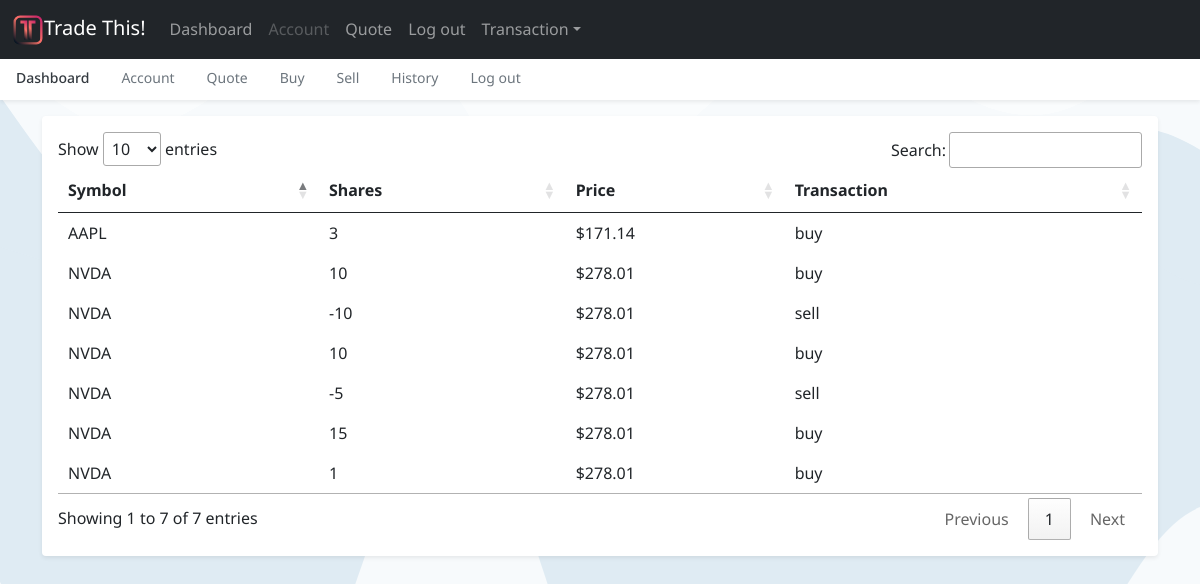
/history (signed in), run on an earlier commit of the app's database.
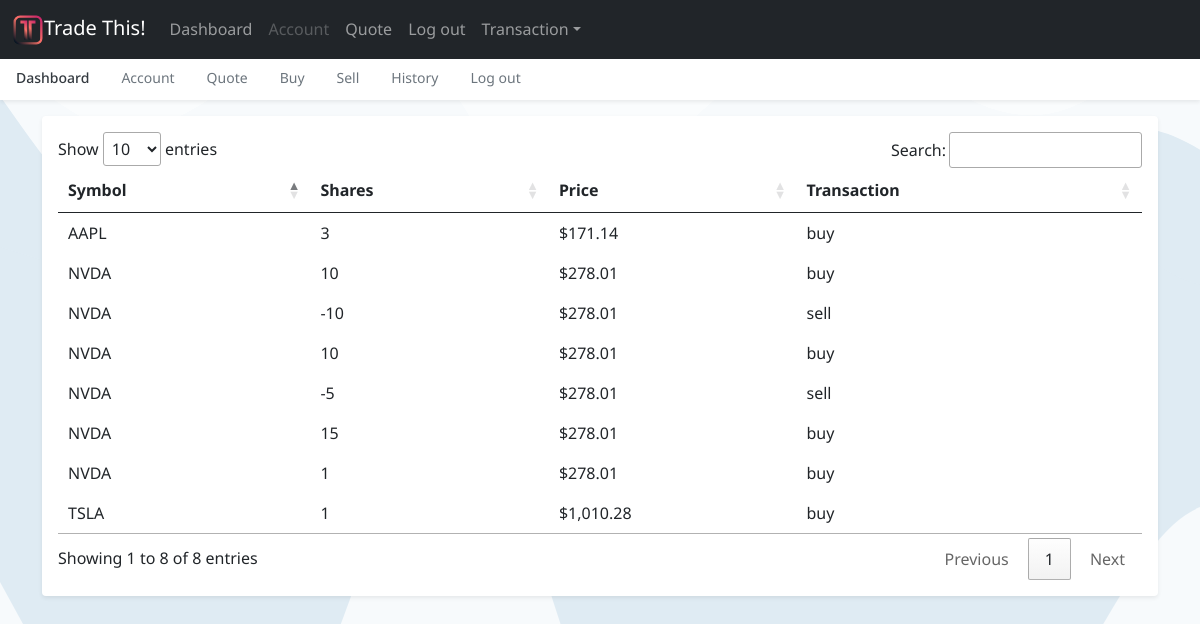
And on a later commit of the database.
### tables this page shows
CREATE TABLE 'user_stocks' ('user_id' integer, 'symbol' text, 'shares' integer, 'price' numeric, 'operation' text);

### app.py (the view)
@app.route("/history")
@login_required
def history():
    user_stocks = db.execute("SELECT * FROM user_stocks WHERE user_id = ?", session["user_id"])
    return render_template("history.html", user_stocks=user_stocks)

### app.py (called while the page is built)
@app.after_request
def after_request(response):
    response.headers["Cache-Control"] = "no-cache, no-store, must-revalidate"
    response.headers["Expires"] = 0
    response.headers["Pragma"] = "no-cache"
    return response

### helpers.py (called while the page is built)
def login_required(f):
    @wraps(f)
    def decorated_function(*args, **kwargs):
        if session.get("user_id") is None:
            return redirect("/login")
        return f(*args, **kwargs)
    return decorated_function

def usd(value):
    return f"${value:,.2f}"

### templates/history.html (shortened to what this page needs)
{% extends "layout.html" %}
{% block headscript %}
    <link rel="stylesheet" type="text/css" href="https://cdn.datatables.net/1.11.3/css/jquery.dataTables.css">
{% endblock %}
{% block main %}
  <div class="acrylic shadow my-3 p-3 bg-body rounded shadow-sm">
    <table id="data" class="table table-borderless table-responsive">
      <thead>
        <tr>
            <th scope="col">Symbol</th>
            <th scope="col">Shares</th>
            <th scope="col">Price</th>
            <th scope="col">Transaction</th>
        </tr>
      </thead>
          <tbody>
              {% for stock in user_stocks %}
              <tr>
                  <td>
                      {{ stock.symbol }}
                  </td>
                  <td>
                      {{ stock.shares }}
                  </td>
                  <td>
                      {{ stock.price | usd }}
                  </td>
                  <td>
                      {{ stock.operation }}
                  </td>
              </tr>
              {% endfor %}
          </tbody>
    </table>
  </div>
{% endblock %}

### templates/layout.html (shortened to what this page needs)
<!doctype html>
<html lang="en">
  <head>
    <link href="https://cdn.jsdelivr.net/npm/bootstrap@5.0.2/dist/css/bootstrap.min.css" rel="stylesheet">
    {% block headscript %}{% endblock %}
    <link href="/static/css/index-style.css" rel="stylesheet">
  </head>
  <body class="bg-light" id="index-body">
    <nav class="navbar navbar-expand-lg fixed-top navbar-dark bg-dark" aria-label="Main navigation">
        <div class="container-fluid">
          <a class="navbar-brand" href="#"><img src="/static/favicon/favico-gradient-06.svg" width="32" height="32">Trade This!</a>
          <div class="navbar-collapse offcanvas-collapse" id="navbarsExampleDefault">
            <ul class="navbar-nav me-auto mb-2 mb-lg-0">
              <li class="nav-item">
                <a class="nav-link" aria-current="page" href="/">Dashboard</a>
              </li>
              <li class="nav-item">
                <a class="nav-link disabled" href="#">Account</a>
              </li>
              <li class="nav-item">
                <a class="nav-link" href="/quote">Quote</a>
              </li>
              <li class="nav-item">
                <a class="nav-link" href="/logout">Log out</a>
              </li>
              <li class="nav-item dropdown">
                <a class="nav-link dropdown-toggle" href="#" id="dropdown01" data-bs-toggle="dropdown" aria-expanded="false">Transaction</a>
              </li>
            </ul>
          </div>
        </div>
      </nav>
      <div class="nav-scroller bg-body shadow-sm">
        <nav class="nav nav-underline" aria-label="Secondary navigation">
          <a class="nav-link active" aria-current="page" href="/">Dashboard</a>
          <a class="nav-link disabled" href="#">Account</a>
          <a class="nav-link" href="/quote">Quote</a>
          <a class="nav-link" href="/buy">Buy</a>
          <a class="nav-link" href="/sell">Sell</a>
          <a class="nav-link" href="/history">History</a>
          <a class="nav-link" href="/logout">Log out</a>
        </nav>
      </div>
      <main class="container">
        {% block main %}{% endblock %}
      </main>
    </body>
</html>

### static/css/index-style.css (style rules this page uses)
html, body { overflow-x: hidden; font-family: 'Noto Sans', sans-serif; }
body { padding-top: 56px; background-image: url(./stacked-waves-haikei.svg); }
.nav-scroller { position: relative; z-index: 2; height: 2.75rem; overflow-y: hidden; }
.nav-scroller .nav { display: flex; flex-wrap: nowrap; padding-bottom: 1rem; margin-top: -1px; overflow-x: auto; color: rgba(255, 255, 255, .75); text-align: center; white-space: nowrap; -webkit-overflow-scrolling: touch; }
.nav-underline .nav-link { padding-top: .75rem; padding-bottom: .75rem; font-size: .875rem; color: #6c757d; }
.nav-underline .active { font-weight: 500; color: #343a40; }
.dropdown-toggle { outline: 0; }

What changed in the data, as far as the page shows it:
added user_stocks: symbol "TSLA", shares "1", price "$1,010.28", operation "buy"
Also different on the page:
text written by a page script: "Show entries Search: Showing 1 to 7 of 7 entries Previous 1 Next" → "Show entries Search: Showing 1 to 8 of 8 entries Previous 1 Next"
